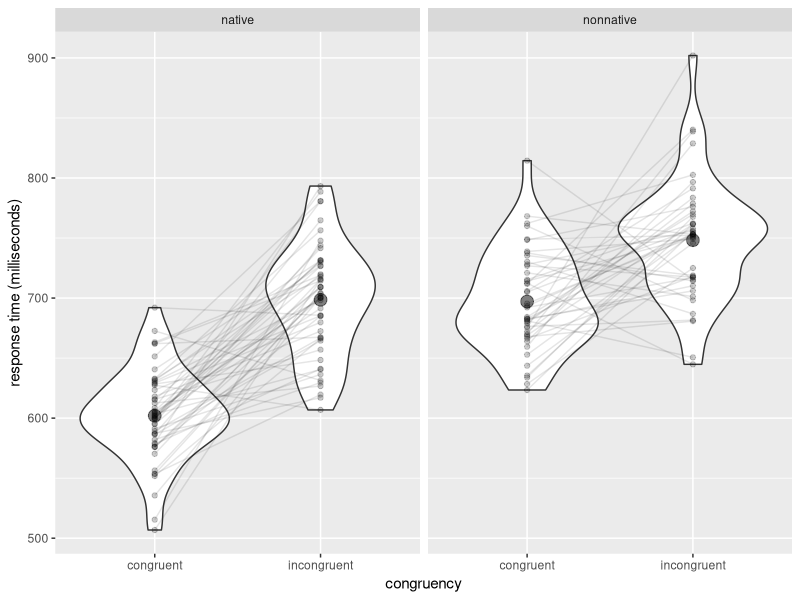

Reproduce this figure in R.
## ---- chunk 1
knitr::opts_chunk$set(echo = TRUE)
## ---- chunk 2
n_subj <- 0
n_deleted_subj <- 0
n_remaining_subj <- 0
n_native <- 0
n_nonnative <- 0
mean_age <- 0
sd_age <- 0

n_excluded_trials <- 0
n_incorrect <- 0
n_correct <- 0

mean_congruent <- 0
sd_congruent <- 0
mean_incongruent <- 0
sd_incongruent <- 0
mean_stroop <- 0
sd_stroop <- 0
mean_native_stroop <- 0
sd_native_stroop <- 0
mean_nonnative_stroop <- 0
sd_nonnative_stroop <- 0
larger_or_smaller <- "*choose one*: larger/smaller" 
was_or_was_not <- "*choose one*: was/was not" 

degrees_of_freedom <- 0
t_statistic <- 0
p_value <- 1  
conf_int_lower <- 0 # lower bound of confidence interval
conf_int_upper <- 0 # upper bound of confidence interval
cohen_d <- 0
## ---- chunk 3
library("tidyverse")

stroop <- read_csv("data/stroop.csv", col_types = "iccci")
demog <- read_csv("data/demographics.csv", col_types = "iic")
## ---- chunk 4
demog_filt <- filter(demog, !is.na(native_speaker))

## how many people did we exclude?
nrow(demog) - nrow(demog_filt)
## ---- chunk 5
n_subj <- nrow(demog)
n_deleted_subj <- nrow(demog) - nrow(demog_filt)
n_remaining_subj <- nrow(demog_filt)
## ---- chunk 6
n_native <- demog_filt %>%
  filter(native_speaker == "yes") %>%
  nrow()

n_nonnative <- demog_filt %>%
  filter(native_speaker == "no") %>%
  nrow()
## ---- chunk 7
age_stats <- demog_filt %>%
  summarise(m = mean(age), sd = sd(age))
## ---- chunk 8
mean_age <- age_stats %>% pull(m)
sd_age <- age_stats %>% pull(sd)
## ---- chunk 9
n_subj <- nrow(demog)
n_deleted_subj <- nrow(demog) - nrow(demog_filt)
n_remaining_subj <- nrow(demog_filt)

n_native <- demog_filt %>%
  filter(native_speaker == "yes") %>%
  nrow()

n_nonnative <- demog_filt %>%
  filter(native_speaker == "no") %>%
  nrow()

age_stats <- demog_filt %>%
  summarise(m = mean(age), sd = sd(age))

mean_age <- age_stats %>% pull(m) %>% round(2)
sd_age <- age_stats %>% pull(sd) %>% round(2)
## ---- chunk 10
stroop2 <- stroop %>%
  semi_join(demog_filt, "sub_id") %>% # keep subjects with full demographic info
  mutate(congruency = if_else(ink_colour == word, "congruent", "incongruent"))
## ---- chunk 11
n_excluded_trials <- filter(stroop2, is.na(response)) %>% nrow()
n_incorrect <- filter(stroop2, response != ink_colour) %>% nrow()
## ---- chunk 12
stroop3 <- stroop2 %>%
  filter(!is.na(response) & (response == ink_colour))
## ---- chunk 13
stroop2 <- stroop %>%
  semi_join(demog_filt, "sub_id") %>% # keep subjects with full demographic info
  mutate(congruency = if_else(ink_colour == word, "congruent", "incongruent"))

n_excluded_trials <- filter(stroop2, is.na(response)) %>% nrow()
n_incorrect <- filter(stroop2, response != ink_colour) %>% nrow()

stroop3 <- stroop2 %>%
  filter(!is.na(response) & (response == ink_colour))

n_correct <- nrow(stroop3)
## ---- chunk 14
subj_means <- stroop3 %>%
  group_by(sub_id, congruency) %>%
  summarise(m = mean(rt)) %>%
  ungroup()

subj_means
## ---- chunk 15
wide_data <- subj_means %>%
  pivot_wider(names_from = congruency, values_from = m) %>%
  mutate(effect = incongruent - congruent) 

wide_data
## ---- chunk 16
joined <- wide_data %>%
  inner_join(demog_filt, "sub_id")

joined
## ---- chunk 17
by_cond <- joined %>%
  summarise(m_cong = mean(congruent), sd_cong = sd(congruent),
            m_incg = mean(incongruent), sd_incg = sd(incongruent),
            m_eff = mean(effect), sd_eff = sd(effect))

by_cond
## ---- chunk 18
stats_by_group <- joined %>%
  group_by(native_speaker) %>%
  summarise(m = mean(effect), sd = sd(effect)) %>%
  ungroup()

stats_by_group
## ---- chunk 19
sbyg_wide <- pivot_wider(stats_by_group, 
                         names_from = native_speaker, 
                         values_from = c("m", "sd"))

sbyg_wide
## ---- chunk 20
subj_means <- stroop3 %>%
  group_by(sub_id, congruency) %>%
  summarise(m = mean(rt)) %>%
  ungroup()

wide_data <- subj_means %>%
  pivot_wider(names_from = congruency, values_from = m) %>%
  mutate(effect = incongruent - congruent)

joined <- wide_data %>%
  inner_join(demog_filt, "sub_id")

by_cond <- joined %>%
  summarise(m_cong = mean(congruent), sd_cong = sd(congruent),
            m_incg = mean(incongruent), sd_incg = sd(incongruent),
            m_eff = mean(effect), sd_eff = sd(effect))

mean_congruent <- by_cond %>% pull(m_cong) %>% round(2)
sd_congruent <- by_cond %>% pull(sd_cong) %>% round(2)
mean_incongruent <- by_cond %>% pull(m_incg) %>% round(2)
sd_incongruent <- by_cond %>% pull(sd_incg) %>% round(2)
mean_stroop <- by_cond %>% pull(m_eff) %>% round(2)
sd_stroop <- by_cond %>% pull(sd_eff) %>% round(2)

stats_by_group <- joined %>%
  group_by(native_speaker) %>%
  summarise(m = mean(effect), sd = sd(effect)) %>%
  ungroup()

sbyg_wide <- pivot_wider(stats_by_group, 
                         names_from = native_speaker, 
                         values_from = c("m", "sd"))

mean_native_stroop <- sbyg_wide %>% pull(m_yes) %>% round(2)
sd_native_stroop <- sbyg_wide %>% pull(sd_yes) %>% round(2)
mean_nonnative_stroop <- sbyg_wide %>% pull(m_no) %>% round(2)
sd_nonnative_stroop <- sbyg_wide %>% pull(sd_no) %>% round(2)
larger_or_smaller <- if_else(mean_native_stroop > mean_nonnative_stroop,
                             "larger", "smaller")
## ---- chunk 21
my_t <- t.test(effect ~ native_speaker, joined)

my_t
## ---- chunk 22
data_releveled <- joined %>%
  mutate(native_speaker = fct_relevel(native_speaker, "yes"))
## you might want to look at data_releveled to see the change
  
my_t <- t.test(effect ~ native_speaker, data_releveled)

t_table <- broom::tidy(my_t)

t_table
## ---- chunk 23
sigma_pooled <- joined %>%
  summarise(sd = sd(effect)) %>%
  pull(sd)
## ---- chunk 24
data_releveled <- joined %>%
  mutate(native_speaker = fct_relevel(native_speaker, "yes"))

my_t <- t.test(effect ~ native_speaker, data_releveled)

t_table <- broom::tidy(my_t)

degrees_of_freedom <- t_table %>% pull(parameter) %>% round(2)
t_statistic <- t_table %>% pull(statistic) %>% round(2)
p_value <- t_table %>% pull(p.value) # don't round; rounding in inline code
was_or_was_not <- if_else(p_value < .05, "was", "was not")
conf_int_lower <- t_table %>% pull(conf.low) %>% round(2)
conf_int_upper <- t_table %>% pull(conf.high) %>% round(2)

sigma_pooled <- joined %>%
  summarise(sd = sd(effect)) %>%
  pull(sd)

abs_diff_means <- abs(pull(sbyg_wide, m_no) - pull(sbyg_wide, m_yes))
cohen_d <-  round(abs_diff_means / sigma_pooled, 2)
## ---- chunk 25
## first paragraph
demog_filt <- filter(demog, !is.na(native_speaker))

n_subj <- nrow(demog)
n_deleted_subj <- nrow(demog) - nrow(demog_filt)
n_remaining_subj <- nrow(demog_filt)

n_native <- demog_filt %>%
  filter(native_speaker == "yes") %>%
  nrow()

n_nonnative <- demog_filt %>%
  filter(native_speaker == "no") %>%
  nrow()

age_stats <- demog_filt %>%
  summarise(m = mean(age), sd = sd(age))

mean_age <- age_stats %>% pull(m) %>% round(2)
sd_age <- age_stats %>% pull(sd) %>% round(2)

## second paragraph
stroop2 <- stroop %>%
  semi_join(demog_filt, "sub_id") %>% # keep subjects with full demographic info
  mutate(congruency = if_else(ink_colour == word, "congruent", "incongruent"))

n_excluded_trials <- filter(stroop2, is.na(response)) %>% nrow()
n_incorrect <- filter(stroop2, response != ink_colour) %>% nrow()

stroop3 <- stroop2 %>%
  filter(!is.na(response) & (response == ink_colour))

n_correct <- nrow(stroop3)

## third paragraph
subj_means <- stroop3 %>%
  group_by(sub_id, congruency) %>%
  summarise(m = mean(rt)) %>%
  ungroup()

wide_data <- subj_means %>%
  pivot_wider(names_from = congruency, values_from = m) %>%
  mutate(effect = incongruent - congruent)

joined <- wide_data %>%
  inner_join(demog_filt, "sub_id")

by_cond <- joined %>%
  summarise(m_cong = mean(congruent), sd_cong = sd(congruent),
            m_incg = mean(incongruent), sd_incg = sd(incongruent),
            m_eff = mean(effect), sd_eff = sd(effect))

mean_congruent <- by_cond %>% pull(m_cong) %>% round(2)
sd_congruent <- by_cond %>% pull(sd_cong) %>% round(2)
mean_incongruent <- by_cond %>% pull(m_incg) %>% round(2)
sd_incongruent <- by_cond %>% pull(sd_incg) %>% round(2)
mean_stroop <- by_cond %>% pull(m_eff) %>% round(2)
sd_stroop <- by_cond %>% pull(sd_eff) %>% round(2)

stats_by_group <- joined %>%
  group_by(native_speaker) %>%
  summarise(m = mean(effect), sd = sd(effect)) %>%
  ungroup()

sbyg_wide <- pivot_wider(stats_by_group, 
                         names_from = native_speaker, 
                         values_from = c("m", "sd"))

mean_native_stroop <- sbyg_wide %>% pull(m_yes) %>% round(2)
sd_native_stroop <- sbyg_wide %>% pull(sd_yes) %>% round(2)
mean_nonnative_stroop <- sbyg_wide %>% pull(m_no) %>% round(2)
sd_nonnative_stroop <- sbyg_wide %>% pull(sd_no) %>% round(2)
larger_or_smaller <- if_else(mean_native_stroop > mean_nonnative_stroop,
                             "larger", "smaller")

## fourth paragraph
data_releveled <- joined %>%
  mutate(native_speaker = fct_relevel(native_speaker, "yes"))

my_t <- t.test(effect ~ native_speaker, data_releveled)

t_table <- broom::tidy(my_t)

degrees_of_freedom <- t_table %>% pull(parameter) %>% round(2)
t_statistic <- t_table %>% pull(statistic) %>% round(2)
p_value <- t_table %>% pull(p.value) # don't round; rounding in inline code
was_or_was_not <- if_else(p_value < .05, "was", "was not")
conf_int_lower <- t_table %>% pull(conf.low) %>% round(2)
conf_int_upper <- t_table %>% pull(conf.high) %>% round(2)

sigma_pooled <- joined %>%
  summarise(sd = sd(effect)) %>%
  pull(sd)

abs_diff_means <- abs(pull(sbyg_wide, m_no) - pull(sbyg_wide, m_yes))
cohen_d <-  round(abs_diff_means / sigma_pooled, 2)
## ---- chunk 26
subj_means2 <- subj_means %>%
  inner_join(demog_filt, "sub_id") %>%
  mutate(group = if_else(native_speaker == "yes", "native", "nonnative"))

summary_stats <- stroop3 %>%
  inner_join(demog_filt, "sub_id") %>%
  mutate(group = if_else(native_speaker == "yes", "native", "nonnative")) %>%
  group_by(group, congruency) %>%
  summarise(m = mean(rt))

ggplot(subj_means2, aes(congruency, m)) +
  geom_violin() +
  geom_point(alpha = .2) + 
  geom_line(aes(group = sub_id), alpha = .1) +
  facet_wrap(~group) + 
  labs(y = "response time (milliseconds)") +
  geom_point(data = summary_stats, size = 4, alpha = .5)
